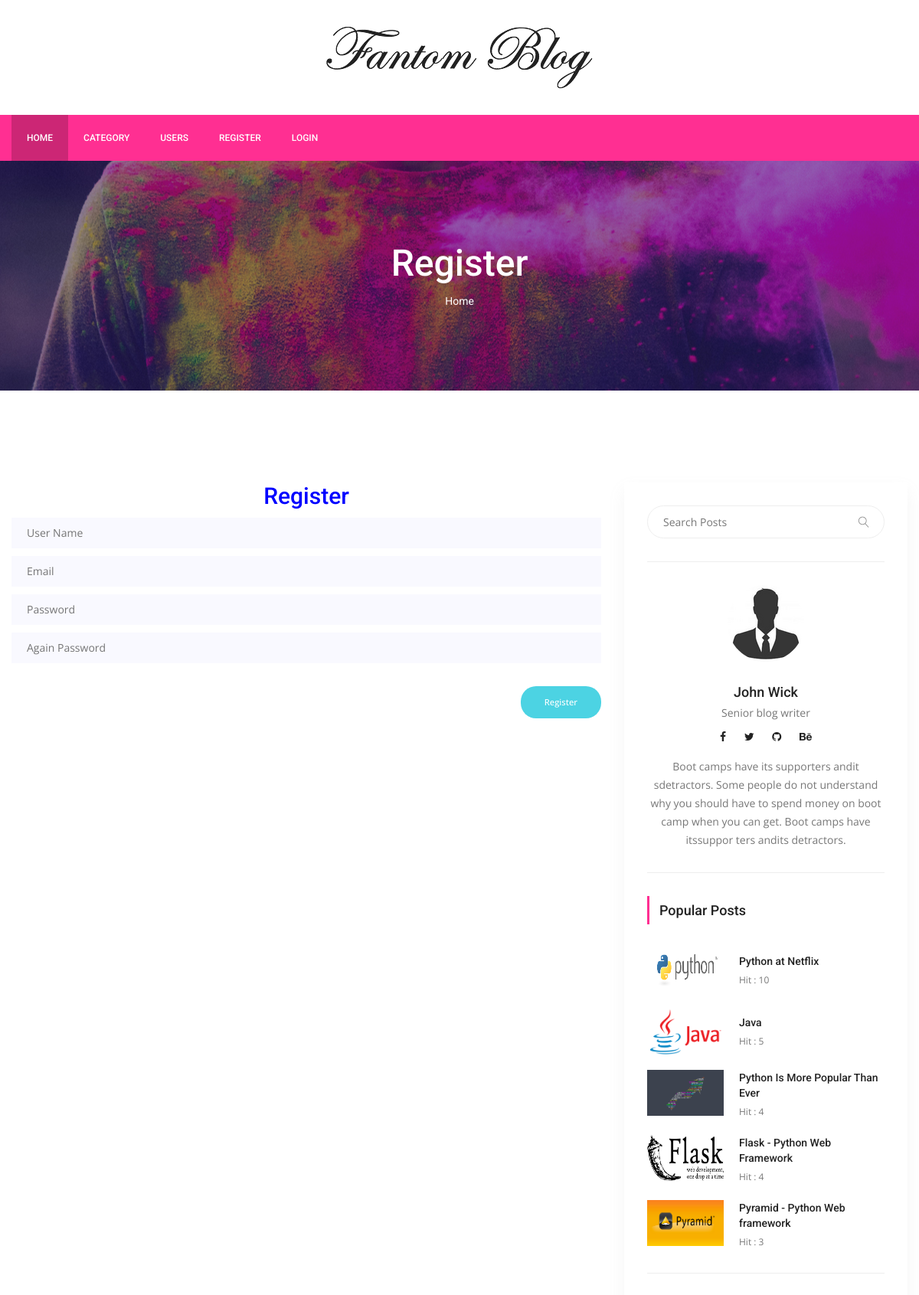
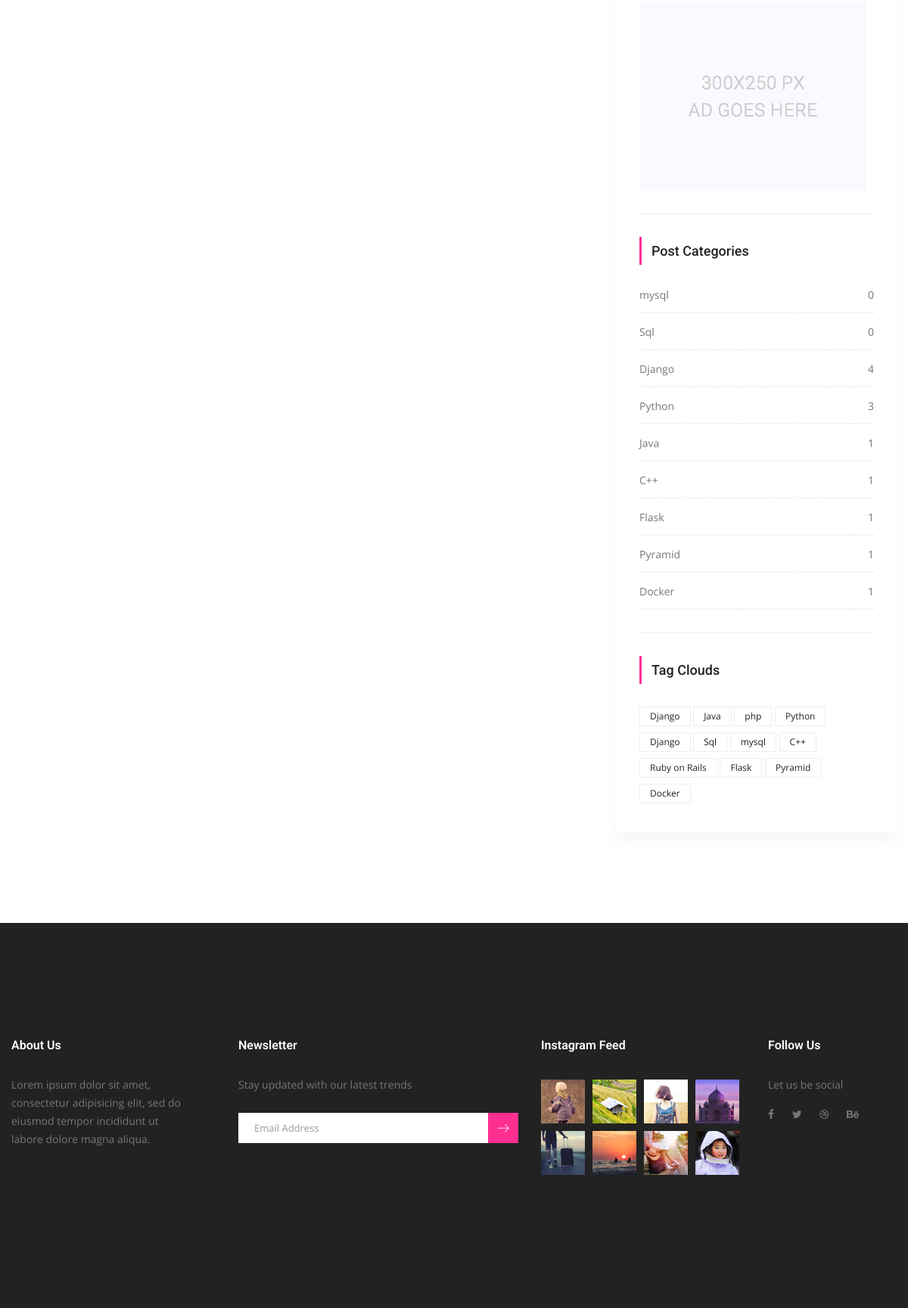
The page /users/register/ on the database its author committed (2 pictures, top to bottom).
### posts/models.py (models this page shows, shortened)
class Post(models.Model):
    title = models.CharField(max_length=150)
    content = RichTextField()
    publishing_date = models.DateTimeField(auto_now_add=True)
    image = models.ImageField(blank=True,null=True,upload_to='uploads/')
    user = models.ForeignKey(settings.AUTH_USER_MODEL,on_delete=models.CASCADE)
    slug = models.SlugField(default="slug",editable=False)
    category = models.ForeignKey(Category,on_delete=models.CASCADE,default=1,related_name="posts")
    tag = models.ManyToManyField(Tag,related_name="posts",blank=True)
    slider_post = models.BooleanField(default=False)
    hit = models.PositiveIntegerField(default=0)

class Category(models.Model):
    title = models.CharField(max_length=150)
    slug = models.SlugField(editable=False)
    def post_count(self):
        return self.posts.all().count()

class Tag(models.Model):
    title = models.CharField(max_length=50)
    slug = models.SlugField(editable=False)
    def __str__(self):
        return self.title

### users/views.py (the view)
# urls.py: path('register/',RegisterView.as_view(),name="register"),
class RegisterView(CreateView):
    template_name = 'users/register.html'
    model = UserProfile
    context_object_name = "users"
    form_class = RegisterForm
    success_url = '/'

### users/forms.py
class RegisterForm(UserCreationForm):
    username = forms.CharField(max_length=50)
    email = forms.EmailField(max_length=50)
    password1 = forms.CharField()
    password2 = forms.CharField()
    class Meta(UserCreationForm):
        model = User
        fields = ('username','email','password1','password2')

### posts/templatetags/custom_tags.py (called while the page is built)
@register.simple_tag(name="categories")
def all_categories():
    return Category.objects.all()

@register.simple_tag(name="tags")
def all_tags():
    return Tag.objects.all()

@register.simple_tag(name="hit_posts")
def hit_posts():
    return Post.objects.order_by('-hit')[:5]

### templates/users/register.html (shortened to what this page needs)
{% extends 'base.html' %}
{% load static %}
{% block content %}
        <section class="banner_area">
            <div class="banner_inner d-flex align-items-center">
            	<div class="overlay bg-parallax" data-stellar-ratio="0.9" data-stellar-vertical-offset="0" data-background=""></div>
				<div class="container">
					<div class="banner_content text-center">
						<h2>Register</h2>
						<div class="page_link">
							<a href="{% url 'index' %}">Home</a>
						</div>
					</div>
				</div>
            </div>
        </section>
        <section class="blog_area p_120">
            <div class="container">
                <div class="row">
                    <div class="col-lg-8">
                        <h2 style="text-align:center;color:blue">Register</h2>
                        <div class="blog_left_sidebar">
                            <form method="post">
                                <div class="mt-10">
										<input type="text" name="username" placeholder="User Name" onfocus="this.placeholder = ''" onblur="this.placeholder = 'User Name'" required="" class="single-input">
									</div>
                                <div class="mt-10">
										<input type="text" name="email" placeholder="Email" onfocus="this.placeholder = ''" onblur="this.placeholder = 'Email'" required="" class="single-input">
									</div>
                                <div class="mt-10">
										<input type="password" name="password1" placeholder="Password" onfocus="this.placeholder = ''" onblur="this.placeholder = 'Password'" required="" class="single-input">
									</div>
                                <div class="mt-10">
										<input type="password" name="password2" placeholder="Again Password" onfocus="this.placeholder = ''" onblur="this.placeholder = 'Again Password'" required="" class="single-input">
									</div>
                                <input type="submit" class="genric-btn success circle" style="float:right;margin-top:30px" value="Register">
                            </form>
                        </div>
                    </div>
                    {% include 'right_side.html' %}
                </div>
            </div>
        </section>
       {% endblock %}

### templates/right_side.html
{% load static %}
{% load custom_tags %}
<div class="col-lg-4">
                        <div class="blog_right_sidebar">
                            <aside class="single_sidebar_widget search_widget">
                                <form action="{% url 'search' %}" method="get">
                                <div class="input-group">
                                    <input type="text" class="form-control" placeholder="Search Posts" name="q">
                                    <span class="input-group-btn">
                                        <button class="btn btn-default" type="button"><i class="lnr lnr-magnifier"></i></button>
                                    </span>
                                </div></form>
                                <div class="br"></div>
                            </aside>
                            <aside class="single_sidebar_widget author_widget">
                                <img class="author_img rounded-circle" src="{% static 'img/blog/newindex.png' %}" alt="">
                                <h4>John Wick</h4>
                                <p>Senior blog writer</p>
                                <div class="social_icon">
                                    <a href="#"><i class="fa fa-facebook"></i></a>
                                    <a href="#"><i class="fa fa-twitter"></i></a>
                                    <a href="#"><i class="fa fa-github"></i></a>
                                    <a href="#"><i class="fa fa-behance"></i></a>
                                </div>
                                <p>Boot camps have its supporters andit sdetractors. Some people do not understand why you should have to spend money on boot camp when you can get. Boot camps have itssuppor ters andits detractors.</p>
                                <div class="br"></div>
                            </aside>
                            <aside class="single_sidebar_widget popular_post_widget">
                                <h3 class="widget_title">Popular Posts</h3>
                                {% hit_posts as posts %}
                                {% for post in posts %}
                                <div class="media post_item">
                                    <img src="{{ post.image.url }}" alt="post" style="width:100px;height:60px">
                                    <div class="media-body">
                                        <a href="{% url 'detail' post.pk post.slug %}"><h3>{{ post.title }}</h3></a>
                                        <p>Hit : {{ post.hit }}</p>
                                    </div>
                                </div>
                                {% endfor %}
                                <div class="br"></div>
                            </aside>
                            <aside class="single_sidebar_widget">
                                <a href="#"><img class="img-fluid" src="{% static "img/blog/add.jpg" %}" alt=""></a>
                                <div class="br"></div>
                            </aside>
                            <aside class="single_sidebar_widget post_category_widget">
                                <h4 class="widget_title">Post Categories</h4>
                                <ul class="list cat-list">
                                    {% categories as categories %}
                                    {% for category in categories %}
                                    <li>
                                        <a href="{% url 'category_detail' pk=category.id slug=category.slug %}" class="d-flex justify-content-between">
                                            <p>{{ category.title }}</p>
                                            <p>{{ category.post_count }}</p>
                                        </a>
                                    </li>
                                    {% endfor %}
                                </ul>
                                <div class="br"></div>
                            </aside>
                            <aside class="single-sidebar-widget tag_cloud_widget">
                                <h4 class="widget_title">Tag Clouds</h4>
                                <ul class="list">
                                    {% tags as labels %}
                                    {% for label in labels %}
                                    <li><a href="{% url 'tag_detail' label.slug %}">{{ label }}</a></li>
                                    {% endfor %}
                                </ul>
                            </aside>
                        </div>
                    </div>

### rows shown on the page
Post: image (picture), title "Python at Netflix", hit "10"
Post: image (picture), title "Java", hit "5"
Post: image (picture), title "Python Is More Popular Than Ever", hit "4"
Post: image (picture), title "Flask - Python Web Framework", hit "4"
Post: image (picture), title "Pyramid - Python Web framework", hit "3"
Category: title "mysql", post_count "0"
Category: title "Sql", post_count "0"
Category: title "Django", post_count "4"
Category: title "Python", post_count "3"
Category: title "Java", post_count "1"
Category: title "C++", post_count "1"
Category: title "Flask", post_count "1"
Category: title "Pyramid", post_count "1"
Category: title "Docker", post_count "1"
Tag: title "Django"
Tag: title "Java"
Tag: title "php"
Tag: title "Python"
Tag: title "Django"
Tag: title "Sql"
Tag: title "mysql"
Tag: title "C++"
Tag: title "Ruby on Rails"
Tag: title "Flask"
Tag: title "Pyramid"
Tag: title "Docker"
